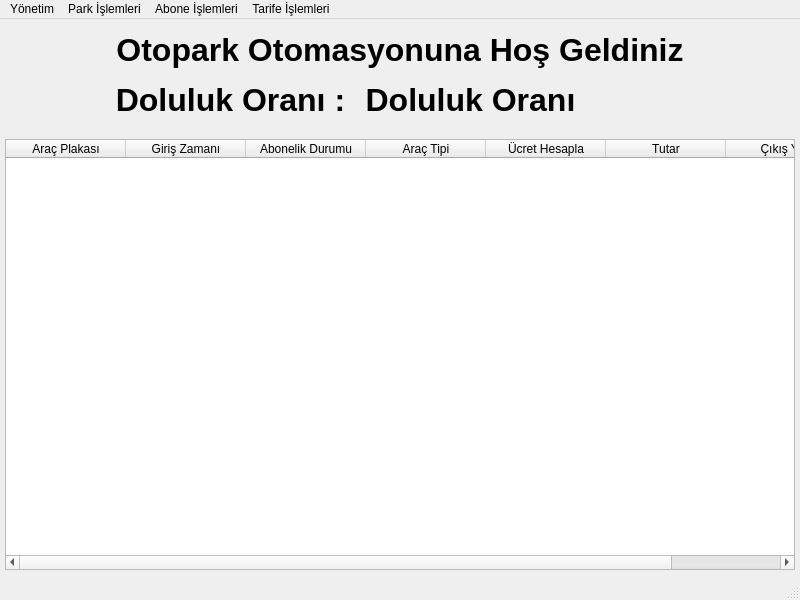
<?xml version="1.0" encoding="UTF-8"?>
<ui version="4.0">
 <class>MainWindow</class>
 <widget class="QMainWindow" name="MainWindow">
  <property name="geometry">
   <rect>
    <x>0</x>
    <y>0</y>
    <width>800</width>
    <height>600</height>
   </rect>
  </property>
  <property name="windowTitle">
   <string>Otopark Otomasyonu</string>
  </property>
  <widget class="QWidget" name="centralwidget">
   <widget class="QLabel" name="label">
    <property name="geometry">
     <rect>
      <x>30</x>
      <y>0</y>
      <width>740</width>
      <height>61</height>
     </rect>
    </property>
    <property name="font">
     <font>
      <pointsize>24</pointsize>
      <weight>75</weight>
      <bold>true</bold>
     </font>
    </property>
    <property name="text">
     <string>Otopark Otomasyonuna Hoş Geldiniz</string>
    </property>
    <property name="alignment">
     <set>Qt::AlignCenter</set>
    </property>
   </widget>
   <widget class="QTableWidget" name="tableWidget">
    <property name="geometry">
     <rect>
      <x>5</x>
      <y>120</y>
      <width>790</width>
      <height>431</height>
     </rect>
    </property>
    <property name="maximumSize">
     <size>
      <width>790</width>
      <height>431</height>
     </size>
    </property>
    <attribute name="horizontalHeaderCascadingSectionResizes">
     <bool>false</bool>
    </attribute>
    <attribute name="horizontalHeaderDefaultSectionSize">
     <number>120</number>
    </attribute>
    <attribute name="horizontalHeaderStretchLastSection">
     <bool>false</bool>
    </attribute>
    <column>
     <property name="text">
      <string>Araç Plakası</string>
     </property>
    </column>
    <column>
     <property name="text">
      <string>Giriş Zamanı</string>
     </property>
    </column>
    <column>
     <property name="text">
      <string>Abonelik Durumu</string>
     </property>
    </column>
    <column>
     <property name="text">
      <string>Araç Tipi</string>
     </property>
    </column>
    <column>
     <property name="text">
      <string>Ücret Hesapla</string>
     </property>
    </column>
    <column>
     <property name="text">
      <string>Tutar</string>
     </property>
    </column>
    <column>
     <property name="text">
      <string>Çıkış Yap</string>
     </property>
    </column>
   </widget>
   <widget class="QLabel" name="label_2">
    <property name="geometry">
     <rect>
      <x>40</x>
      <y>50</y>
      <width>381</width>
      <height>61</height>
     </rect>
    </property>
    <property name="font">
     <font>
      <pointsize>24</pointsize>
      <weight>75</weight>
      <bold>true</bold>
     </font>
    </property>
    <property name="text">
     <string>Doluluk Oranı :</string>
    </property>
    <property name="alignment">
     <set>Qt::AlignCenter</set>
    </property>
   </widget>
   <widget class="QLabel" name="doluluk_orani">
    <property name="geometry">
     <rect>
      <x>280</x>
      <y>50</y>
      <width>381</width>
      <height>61</height>
     </rect>
    </property>
    <property name="font">
     <font>
      <pointsize>24</pointsize>
      <weight>75</weight>
      <bold>true</bold>
     </font>
    </property>
    <property name="text">
     <string>Doluluk Oranı</string>
    </property>
    <property name="alignment">
     <set>Qt::AlignCenter</set>
    </property>
   </widget>
  </widget>
  <widget class="QMenuBar" name="menubar">
   <property name="geometry">
    <rect>
     <x>0</x>
     <y>0</y>
     <width>800</width>
     <height>21</height>
    </rect>
   </property>
   <widget class="QMenu" name="menu_yonetim">
    <property name="title">
     <string>Yönetim</string>
    </property>
    <addaction name="action_giris"/>
    <addaction name="action_yonetici_ekle"/>
    <addaction name="action_yonetici_guncelle"/>
    <addaction name="action_cikis"/>
   </widget>
   <widget class="QMenu" name="menu_uyelik_islemleri">
    <property name="title">
     <string>Park İşlemleri</string>
    </property>
    <addaction name="action_arac_girisi"/>
    <addaction name="action_arac_cikisi"/>
    <addaction name="action_eski_parklar"/>
   </widget>
   <widget class="QMenu" name="menu_egitmen_islemleri">
    <property name="title">
     <string>Abone İşlemleri</string>
    </property>
    <addaction name="action_abone_Ekle"/>
    <addaction name="action_abone_Sil"/>
   </widget>
   <widget class="QMenu" name="menuTarife_lemleri">
    <property name="title">
     <string>Tarife İşlemleri</string>
    </property>
    <addaction name="action_birim_zaman_tutari"/>
    <addaction name="action_zaman_katsayilari"/>
    <addaction name="action_arac_katsayilari"/>
   </widget>
   <addaction name="menu_yonetim"/>
   <addaction name="menu_uyelik_islemleri"/>
   <addaction name="menu_egitmen_islemleri"/>
   <addaction name="menuTarife_lemleri"/>
  </widget>
  <widget class="QStatusBar" name="statusbar"/>
  <action name="action_yonetici_ekle">
   <property name="text">
    <string>Yönetici Ekle</string>
   </property>
  </action>
  <action name="action_yonetici_guncelle">
   <property name="text">
    <string>Yönetici Güncelle - Sil</string>
   </property>
  </action>
  <action name="action_cikis">
   <property name="text">
    <string>Çıkış</string>
   </property>
  </action>
  <action name="action_uye_ekle">
   <property name="text">
    <string>Üye Ekle</string>
   </property>
  </action>
  <action name="action_uye_guncelle_sil">
   <property name="text">
    <string>Üye Güncelle / Sil</string>
   </property>
  </action>
  <action name="action_egitmen_ekle">
   <property name="text">
    <string>Eğitmen Ekle</string>
   </property>
  </action>
  <action name="action_egitmen_guncelle_sil">
   <property name="text">
    <string>Eğitmen Güncelle / Sil</string>
   </property>
  </action>
  <action name="action_giris">
   <property name="text">
    <string>Giriş</string>
   </property>
  </action>
  <action name="action_arac_girisi">
   <property name="text">
    <string>Araç Girişi</string>
   </property>
  </action>
  <action name="action_arac_cikisi">
   <property name="text">
    <string>Araç Çıkışı</string>
   </property>
  </action>
  <action name="action_abone_Ekle">
   <property name="text">
    <string>Abone Ekle</string>
   </property>
  </action>
  <action name="action_abone_Sil">
   <property name="text">
    <string>Abone Sil</string>
   </property>
  </action>
  <action name="action_birim_zaman_tutari">
   <property name="text">
    <string>Birim Zaman Tutarı</string>
   </property>
  </action>
  <action name="action_zaman_katsayilari">
   <property name="text">
    <string>Zamansal Kat Sayıları</string>
   </property>
  </action>
  <action name="action_arac_katsayilari">
   <property name="text">
    <string>Araç Katsayıları</string>
   </property>
  </action>
  <action name="action_eski_parklar">
   <property name="text">
    <string>Eski Parklar</string>
   </property>
  </action>
 </widget>
 <resources/>
 <connections>
  <connection>
   <sender>action_cikis</sender>
   <signal>triggered()</signal>
   <receiver>MainWindow</receiver>
   <slot>close()</slot>
   <hints>
    <hint type="sourcelabel">
     <x>-1</x>
     <y>-1</y>
    </hint>
    <hint type="destinationlabel">
     <x>399</x>
     <y>299</y>
    </hint>
   </hints>
  </connection>
  <connection>
   <sender>action_giris</sender>
   <signal>triggered()</signal>
   <receiver>MainWindow</receiver>
   <slot>show()</slot>
   <hints>
    <hint type="sourcelabel">
     <x>-1</x>
     <y>-1</y>
    </hint>
    <hint type="destinationlabel">
     <x>399</x>
     <y>299</y>
    </hint>
   </hints>
  </connection>
 </connections>
</ui>
